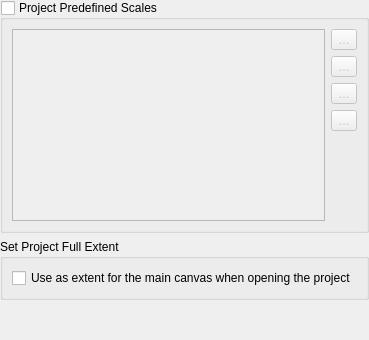
         <widget class="QWidget" name="mViewSettingsPage">
          <layout class="QVBoxLayout" name="verticalLayout_25">
           <property name="leftMargin">
            <number>0</number>
           </property>
           <property name="topMargin">
            <number>0</number>
           </property>
           <property name="rightMargin">
            <number>0</number>
           </property>
           <property name="bottomMargin">
            <number>0</number>
           </property>
           <item>
            <widget class="QgsCollapsibleGroupBox" name="grpProjectScales">
             <property name="sizePolicy">
              <sizepolicy hsizetype="Preferred" vsizetype="Expanding">
               <horstretch>0</horstretch>
               <verstretch>3</verstretch>
              </sizepolicy>
             </property>
             <property name="title">
              <string>Project Predefined Scales</string>
             </property>
             <property name="checkable">
              <bool>true</bool>
             </property>
             <property name="checked">
              <bool>false</bool>
             </property>
             <property name="syncGroup" stdset="0">
              <string notr="true">projgeneral</string>
             </property>
             <layout class="QGridLayout" name="gridLayout_7">
              <item row="0" column="0">
               <widget class="QListWidget" name="lstScales"/>
              </item>
              <item row="0" column="1">
               <layout class="QVBoxLayout" name="verticalLayout_4">
                <item>
                 <widget class="QToolButton" name="pbnAddScale">
                  <property name="toolTip">
                   <string>Add predefined scale</string>
                  </property>
                  <property name="text">
                   <string>…</string>
                  </property>
                  <property name="icon">
                   <iconset resource="../../images/images.qrc">
                    <normaloff>:/images/themes/default/symbologyAdd.svg</normaloff>:/images/themes/default/symbologyAdd.svg</iconset>
                  </property>
                 </widget>
                </item>
                <item>
                 <widget class="QToolButton" name="pbnRemoveScale">
                  <property name="toolTip">
                   <string>Remove selected scale</string>
                  </property>
                  <property name="text">
                   <string>…</string>
                  </property>
                  <property name="icon">
                   <iconset resource="../../images/images.qrc">
                    <normaloff>:/images/themes/default/symbologyRemove.svg</normaloff>:/images/themes/default/symbologyRemove.svg</iconset>
                  </property>
                 </widget>
                </item>
                <item>
                 <widget class="QToolButton" name="pbnImportScales">
                  <property name="toolTip">
                   <string>Import from file</string>
                  </property>
                  <property name="text">
                   <string>…</string>
                  </property>
                  <property name="icon">
                   <iconset resource="../../images/images.qrc">
                    <normaloff>:/images/themes/default/mActionFileOpen.svg</normaloff>:/images/themes/default/mActionFileOpen.svg</iconset>
                  </property>
                 </widget>
                </item>
                <item>
                 <widget class="QToolButton" name="pbnExportScales">
                  <property name="toolTip">
                   <string>Save to file</string>
                  </property>
                  <property name="text">
                   <string>…</string>
                  </property>
                  <property name="icon">
                   <iconset resource="../../images/images.qrc">
                    <normaloff>:/images/themes/default/mActionFileSave.svg</normaloff>:/images/themes/default/mActionFileSave.svg</iconset>
                  </property>
                 </widget>
                </item>
                <item>
                 <spacer name="verticalSpacer">
                  <property name="orientation">
                   <enum>Qt::Vertical</enum>
                  </property>
                  <property name="sizeHint" stdset="0">
                   <size>
                    <width>20</width>
                    <height>40</height>
                   </size>
                  </property>
                 </spacer>
                </item>
               </layout>
              </item>
             </layout>
            </widget>
           </item>
           <item>
            <widget class="QgsCollapsibleGroupBox" name="mExtentGroupBox">
             <property name="title">
              <string>Set Project Full Extent</string>
             </property>
             <layout class="QVBoxLayout" name="verticalLayout_30">
              <item>
               <widget class="QCheckBox" name="mCheckBoxLoadProjectExtent">
                <property name="text">
                 <string>Use as extent for the main canvas when opening the project</string>
                </property>
               </widget>
              </item>
             </layout>
            </widget>
           </item>
           <item>
            <spacer name="verticalSpacer_4">
             <property name="orientation">
              <enum>Qt::Vertical</enum>
             </property>
             <property name="sizeHint" stdset="0">
              <size>
               <width>20</width>
               <height>40</height>
              </size>
             </property>
            </spacer>
           </item>
          </layout>
         </widget>
